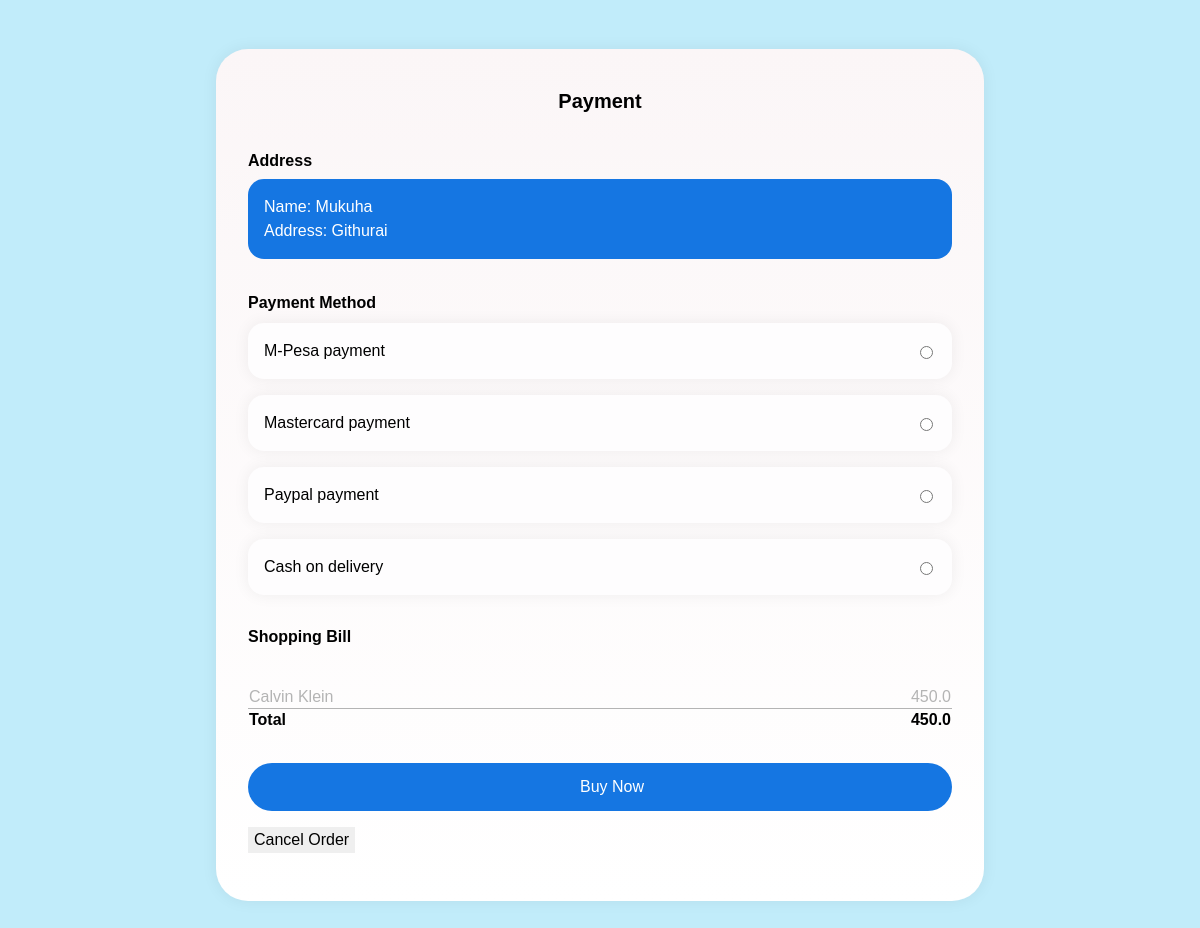
/pay/2, run on an earlier commit of the app's database.
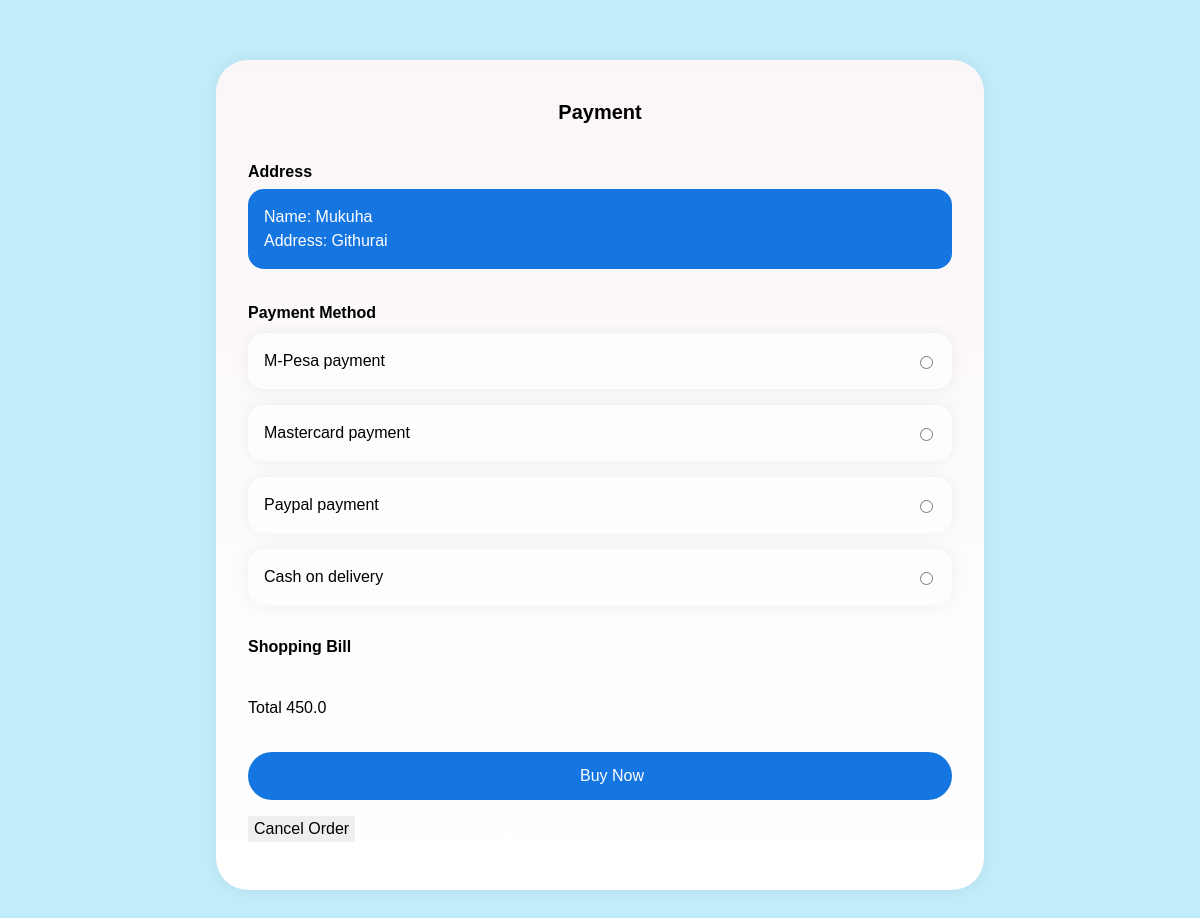
And on a later commit of the database.
### app.py (models this page shows)
class OrderItem(db.Model):
    id = db.Column(db.Integer, primary_key=True)
    order_id = db.Column(db.Integer, db.ForeignKey('order.id', ondelete='CASCADE'), nullable=False)
    product_name = db.Column(db.String(80), nullable=False)
    product_price = db.Column(db.Float, nullable=False)
    quantity = db.Column(db.Integer, nullable=False)
    product_id = db.Column(db.Integer, db.ForeignKey('product.id', name='fk_order_item_product'), nullable=False)
    product = db.relationship('Product', back_populates='order_items')

class Order(db.Model):
    id = db.Column(db.Integer, primary_key=True)
    user_id = db.Column(db.Integer, db.ForeignKey('user.id', ondelete='CASCADE'), nullable=False)
    total = db.Column(db.Float, nullable=False)
    full_name = db.Column(db.String(100), nullable=False)
    address = db.Column(db.String(255), nullable=False)
    items = db.relationship('OrderItem', backref='order', lazy=True)

### app.py (the view)
@app.route('/pay/<int:order_id>')
def pay(order_id):
    order = Order.query.get_or_404(order_id)
    order_items = OrderItem.query.filter_by(order_id=order_id).all()
    return render_template('user/templates/pay.html', order=order, order_items=order_items, user=current_user)

### templates/user/templates/pay.html (shortened to what this page needs)
<html>
<head>
  <link rel="stylesheet" href="../../../static/css/pay.css">
</head>
<body style="block-size: 950px;">
<div class="iphone">
  <header class="header">
    <h1>Payment</h1>
  </header>
  <form  class="form" >
    <div>
      <h2>Address</h2>
      <div class="card">
        <address>
          Name: {{ order.full_name }}<br />
          Address: {{ order.address }}
        </address>
      </div>
    </div>
    <fieldset>
      <legend>Payment Method</legend>
      <div class="form__radios">
    <div class="form__radio">
        <label for="mpesa">
            M-Pesa payment
        </label>
        <input id="mpesa" name="payment-method" type="radio" />
    </div>
        <div class="form__radio">
        <label for="mastercard">
            Mastercard payment
        </label>
        <input id="mastercard" name="payment-method" type="radio" />
    </div>
        <div class="form__radio">
        <label for="paypal">
            Paypal payment
        </label>
        <input id="paypal" name="payment-method" type="radio" />
    </div>
        <div class="form__radio">
          <label for="cash">
            Cash on delivery
            </label>
          <input id="cash" name="payment-method" type="radio" />
        </div>
      </div>
    </fieldset>
    <h2>Shopping Bill</h2>
    <div>
      {% for item in order_items %}
      <table>
        <tbody>
          <tr>
            <td>{{ item.product_name }}</td>
            <td align="right">{{ item.product_price }}</td>
          </tr>
           {% endfor %}
        </tbody>
        <tfoot>
          <tr>
            <td>Total</td>
            <td align="right">{{ order.total }}</td>
          </tr>
        </tfoot>
      </table>
    </div>
    <div>
      <button class="button button--full" id="buy"><svg class="icon">
          <a href="" class="button button--full" id="buy">Buy now</a>
        </svg>Buy Now</button>
    </div>
  </form>
  <form id="cancelOrderForm" action="{{ url_for('cancel_order', order_id=order.id) }}" method="post">
    <button type="button" class="btn btn-danger" onclick="confirmCancel()">Cancel Order</button>
</form>
</div>
</body>
</html>

What changed in the data, as far as the page shows it:
removed OrderItem: product_name "Calvin Klein", product_price "450.0"
